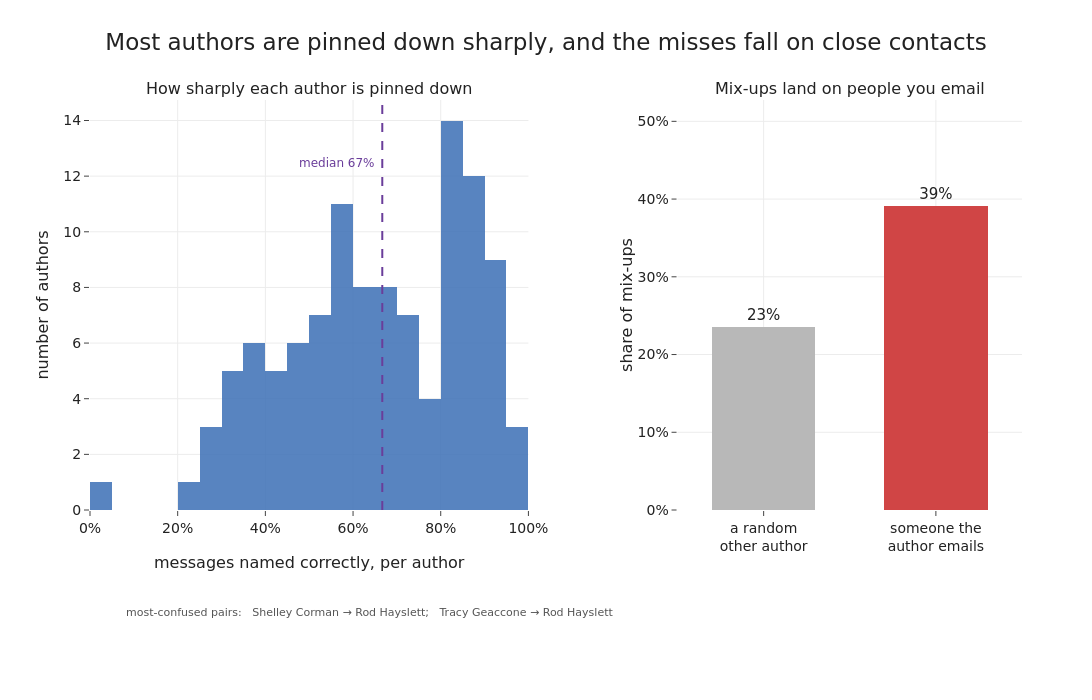

The notebook cell this image was saved under:
### Markdown cell above
## Who you get mistaken for

### Code cell
# per-author accuracy on the test split, and where the mix-ups land
per_author = pd.Series(cf, index=yte).groupby(level=0).mean()
classes_set = set(classes)
snd = m[m.sender_person.isin(classes_set)][["message_id", "sender_person"]]
edges = rcp.merge(snd, on="message_id")
edges = edges[edges.recipient_person.isin(classes_set) & (edges.recipient_person != edges.sender_person)]
corr = collections.defaultdict(set)
for s, r in edges[["sender_person", "recipient_person"]].itertuples(index=False):
    corr[s].add(r); corr[r].add(s)
ei = np.where(pred_f != yte)[0]
obs = np.mean([pred_f[i] in corr[yte[i]] for i in ei])
exp = np.mean([len(corr[yte[i]]) / (len(classes) - 1) for i in ei])
pairs = collections.Counter((yte[i], pred_f[i]) for i in ei)
print(f"per-author accuracy: median {per_author.median():.2f}, range {per_author.min():.2f}-{per_author.max():.2f}")
print(f"mix-ups landing on a correspondent: observed {obs:.0%}, expected {exp:.0%}")
print("top confused pairs:", [(NAME.get(a, a), NAME.get(b, b), n) for (a, b), n in pairs.most_common(6)])

fig = make_subplots(rows=1, cols=2, column_widths=[0.56, 0.44], horizontal_spacing=0.16,
    subplot_titles=["How sharply each author is pinned down", "Mix-ups land on people you email"])
fig.add_trace(go.Histogram(x=per_author.values * 100, nbinsx=22, marker_color=BLUE, opacity=0.85,
    showlegend=False), row=1, col=1)
ymax = float(np.histogram(per_author.values * 100, bins=22)[0].max())
fig.add_vline(x=per_author.median() * 100, line=dict(color=PURPLE, dash="dash", width=2), row=1, col=1)
fig.add_annotation(x=per_author.median() * 100 - 1.5, y=ymax * 0.96, xanchor="right", showarrow=False,
    text=f"median {per_author.median():.0%}", font=dict(size=12, color=PURPLE), row=1, col=1)
fig.update_xaxes(title_text="messages named correctly, per author", ticksuffix="%", row=1, col=1)
fig.update_yaxes(title_text="number of authors", row=1, col=1)
fig.add_trace(go.Bar(x=["a random<br>other author", "someone the<br>author emails"],
    y=[exp * 100, obs * 100], marker_color=[GREY, RED], width=0.6,
    text=[f"{exp*100:.0f}%", f"{obs*100:.0f}%"], textposition="outside", textfont=dict(size=15),
    cliponaxis=False, showlegend=False), row=1, col=2)
fig.update_yaxes(title_text="share of mix-ups", range=[0, max(obs, exp) * 135], ticksuffix="%", row=1, col=2)
ex = [f"{NAME.get(a,a)} → {NAME.get(b,b)}" for (a, b), _ in pairs.most_common(2)]
fig.add_annotation(xref="paper", yref="paper", x=0.30, y=-0.27, xanchor="center", showarrow=False,
    text="most-confused pairs:   " + ";   ".join(ex), font=dict(size=11, color="#555"))
fig.update_layout(title="Most authors are pinned down sharply, and the misses fall on close contacts")
save_fig(fig, "a3_confusion.png", w=1340, h=700, margin=dict(l=90, r=70, t=100, b=190))

### Figure 1 — Plotly figure (JSON) as saved in the notebook; plotly's stock layout.template omitted (floating-point values rounded to 4 significant figures)
{"data": [{"marker": {"color": "#3b6fb6"}, "nbinsx": 22, "opacity": 0.85, "showlegend": false, "type": "histogram", "x": [73.33, 50.83, 87.23, 70.0, 45.71, 82.5, 95.83, 48.39, 88.7, 67.05, 73.91, 80.83, 85.57, 37.5, 36.67, 33.33, 64.17, 31.37, 86.67, 88.33, 56.1, 44.23, 66.67, 92.5, 93.48, 90.83, 58.46, 35.71, 57.5, 88.33, 59.65, 82.05, 57.53, 85.83, 71.08, 20.0, 59.17, 70.83, 29.63, 62.75, 43.16, 61.47, 80.83, 69.17, 94.17, 47.5, 77.11, 49.17, 41.67, 43.33, 61.67, 54.65, 87.5, 54.0, 95.83, 76.67, 57.14, 82.86, 83.33, 50.0, 82.35, 54.88, 56.12, 72.5, 77.33, 48.91, 81.08, 90.83, 56.67, 65.0, 33.33, 58.57, 90.83, 92.5, 80.43, 73.33, 55.56, 60.83, 68.18, 88.52, 51.85, 63.33, 69.32, 81.67, 62.5, 54.22, 34.85, 69.0, 82.76, 96.67, 82.5, 75.0, 83.64, 89.17, 45.83, 35.06, 32.26, 93.64, 61.67, 91.67, 42.86, 0.0, 88.24, 89.17, 27.69, 38.24, 81.67, 66.67, 29.49, 37.74], "xaxis": "x", "yaxis": "y"}, {"cliponaxis": false, "marker": {"color": ["#b8b8b8", "#d04545"]}, "showlegend": false, "text": ["23%", "39%"], "textfont": {"size": 15}, "textposition": "outside", "type": "bar", "width": 0.6, "x": ["a random<br>other author", "someone the<br>author emails"], "xaxis": "x2", "y": [23.48, 39.07], "yaxis": "y2"}], "layout": {"annotations": [{"font": {"size": 16}, "showarrow": false, "text": "How sharply each author is pinned down", "x": 0.2352, "xanchor": "center", "xref": "paper", "y": 1.0, "yanchor": "bottom", "yref": "paper"}, {"font": {"size": 16}, "showarrow": false, "text": "Mix-ups land on people you email", "x": 0.8152, "xanchor": "center", "xref": "paper", "y": 1.0, "yanchor": "bottom", "yref": "paper"}, {"font": {"color": "#6a3d9a", "size": 12}, "showarrow": false, "text": "median 67%", "x": 65.17, "xanchor": "right", "xref": "x", "y": 12.48, "yref": "y"}, {"font": {"color": "#555", "size": 11}, "showarrow": false, "text": "most-confused pairs:   Shelley Corman → Rod Hayslett;   Tracy Geaccone → Rod Hayslett", "x": 0.3, "xanchor": "center", "xref": "paper", "y": -0.27, "yref": "paper"}], "height": 700, "margin": {"b": 190, "l": 90, "r": 70, "t": 100}, "shapes": [{"line": {"color": "#6a3d9a", "dash": "dash", "width": 2}, "type": "line", "x0": 66.67, "x1": 66.67, "xref": "x", "y0": 0, "y1": 1, "yref": "y domain"}], "title": {"text": "Most authors are pinned down sharply, and the misses fall on close contacts"}, "width": 1340, "xaxis": {"anchor": "y", "domain": [0.0, 0.4704], "ticksuffix": "%", "title": {"text": "messages named correctly, per author"}}, "xaxis2": {"anchor": "y2", "domain": [0.6304, 1.0]}, "yaxis": {"anchor": "x", "domain": [0.0, 1.0], "title": {"text": "number of authors"}}, "yaxis2": {"anchor": "x2", "domain": [0.0, 1.0], "range": [0, 52.75], "ticksuffix": "%", "title": {"text": "share of mix-ups"}}}}
